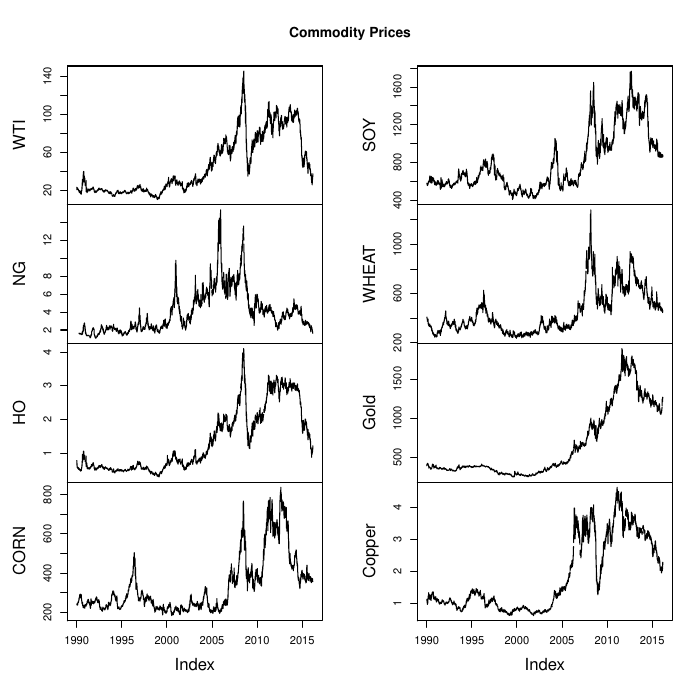

Source code (R):
source("real_exchange_rate.R")
source("join.zoo.R")
source("signal_process.R")
source("backtest.R")
source("simple_rolling_mean.R")

sdate = "1990-01-01"
edate = "2016-03-07"

pdf("momentum_commodities.pdf")
par(xpd=TRUE)

#Currencies
commodity_list = c("WTI","NG","HO","CORN","SOY","WHEAT","Gold","Copper")
commodities <- merge(CME_wti$Close,CME_NG$Close,CME_HO$Close,CME_C$Close,CME_S$Close,CME_W$Close,CME_GC$Close,CME_HG$Close)
colnames(commodities) <- commodity_list

plot.zoo(commodities, plot.type = "multiple", main = "Commodity Prices")
plot.zoo(commodities, plot.type = "single", col = c("red", "blue", "green", "yellow", "purple", "pink", "black"), main = "Commodity Prices")
legend("topright", inset=c(-0.03,0), legend=commodity_list, lty = 1, col = mycols,cex=0.6)

commodity_return <- na.omit(diff(log(commodities)))
commodity_momentum_raw <- zoo(apply(commodity_return,2,simple_rolling_mean), time(commodity_return))
commodity_momentum_raw <- commodity_momentum_raw[253:dim(commodity_momentum_raw)[1],]

plot.zoo(commodity_momentum_raw, plot.type = "multiple", main = "Raw Signal")
plot.zoo(commodity_momentum_raw, plot.type = "single", col = c("red", "blue", "green", "yellow", "purple", "pink", "black","brown"), main = "Raw Signal")
legend("topright", inset=c(-0.03,0), legend=commodity_list, lty = 1, col = mycols,cex=0.6)

commodity_momentum_processed <- signal_process(commodity_momentum_raw,commodity_return)
plot.zoo(commodity_momentum_processed, plot.type = "multiple", main = "Processed Signal")
plot.zoo(commodity_momentum_processed, plot.type = "single", col = c("red", "blue", "green", "yellow", "purple", "pink", "black","brown"), main = "Processed Signal")
legend("topright", inset=c(-0.03,0), legend=commodity_list, lty = 1, col = mycols,cex=0.6)

commodity_momentum_res <- backtest(commodity_momentum_processed,commodity_return)
plot.zoo(commodity_momentum_res$pnl, main = "Momentum Commodity Performance")
barplot(commodity_momentum_res$leadLag, main = "Momentum Commodity Lead Lag Analysis")

dev.off()
